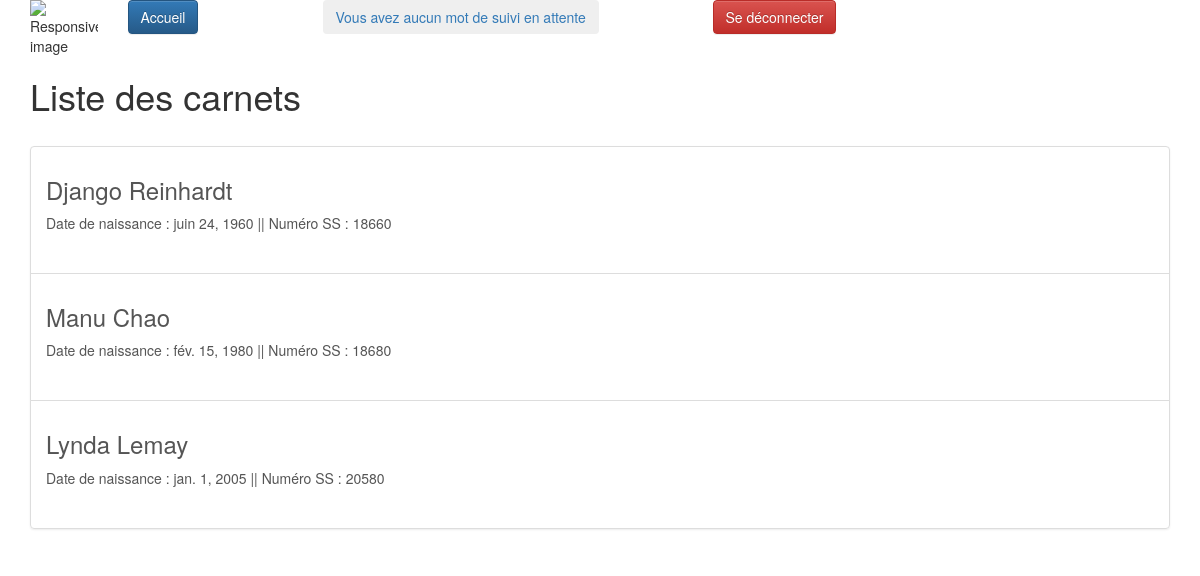
The page /tablecom/Carnets (signed in) on the database as committed earlier.
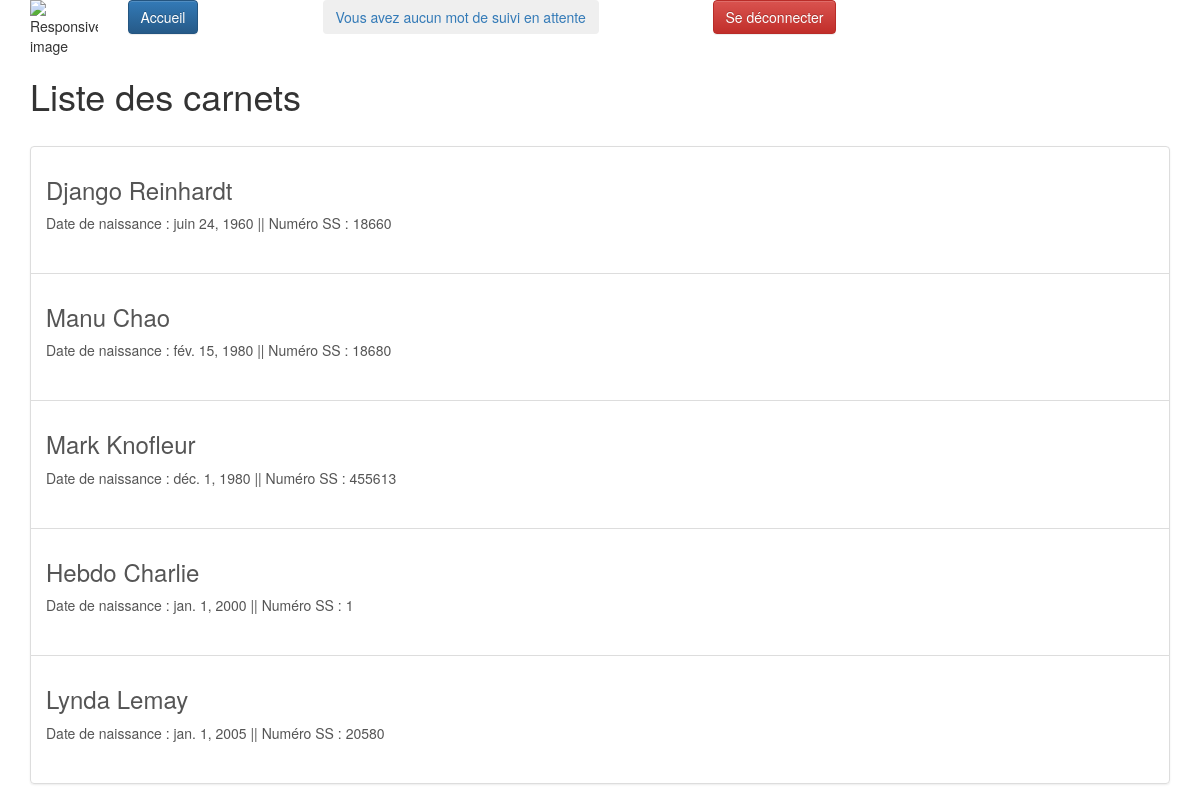
The same page on the database as committed later.
### tablecom/models.py (models this page shows)
class ChildSNotebook(models.Model): #name of table that contain differents "carnets" for each child
    active=models.BooleanField(default=True)
    name = models.CharField(max_length=80, verbose_name="Nom")
    forename = models.CharField(max_length=80, verbose_name="Prénom")
    date_of_birth = models.DateField(verbose_name="Date de naissance")
    id_RespLeg = models.CharField(max_length=20,verbose_name="Id responsables legaux", default="")  # id of childs attached to LR
    num_ident=models.CharField( verbose_name="Identifiant sécurité sociale",max_length=20)
    id_prof_auth=models.TextField(max_length=1200, verbose_name="Id Professionnels Rattachés")
    articles_id=models.TextField(max_length=2500, verbose_name="Id des articles rattachés", default="")
    class Meta:
        verbose_name = "Carnet Enfant"
        ordering = ['date_of_birth']
    def __str__(self):
        return self.name

### tablecom/views.py (the view)
# urls.py: path('Carnets',views.ChildSNotebookListVisu, name="ChildSNotebookListVisu"),
def ChildSNotebookListVisu(request):
    ChildSNBsInput=list(ChildSNotebook.objects.all())
    ChildSNBs=[]
    for CSNB in ChildSNBsInput:
        pkAct=CSNB.pk
        print("ID du carnet actuel= ",pkAct)
        if request.user.has_perm("tablecom.CSNB{0}_access".format(pkAct)):
            print("acces")
            ChildSNBs.append(CSNB)
        else:
            print("No acces")
    print(ChildSNBs)
    return render(request, 'tablecom/ChildSNotebookListVisu.html', {'liste_carnets': ChildSNBs})

### tablecom/templates/tablecom/ChildSNotebookListVisu.html (shortened to what this page needs)
<!DOCTYPE html>
{% extends "tablecom/base.html" %}
{% block content %}
 <div class="container">
<h1>Liste des carnets</h1><br>
<div class="list-group">
{% for carnet in liste_carnets %}
<a href="{% url 'ChildSNotebookVisu' carnet.id %}" class="list-group-item list-group-item-action">
    	<h3>{{ carnet.name }} {{ carnet.forename }}</h3>
    	<p> Date de naissance : {{carnet.date_of_birth}} || Numéro SS : {{carnet.num_ident}} </p>
        <br>
</a>
{% empty %}
    <p>Aucun carnet.</p>
        {% endfor %}</div></div>
{% endblock %}

Rows that differ between the two databases and show on the page:
added ChildSNotebook: name "Mark", forename "Knofleur", date_of_birth "déc. 1, 1980", num_ident "455613"
added ChildSNotebook: name "Hebdo", forename "Charlie", date_of_birth "jan. 1, 2000", num_ident "1"
